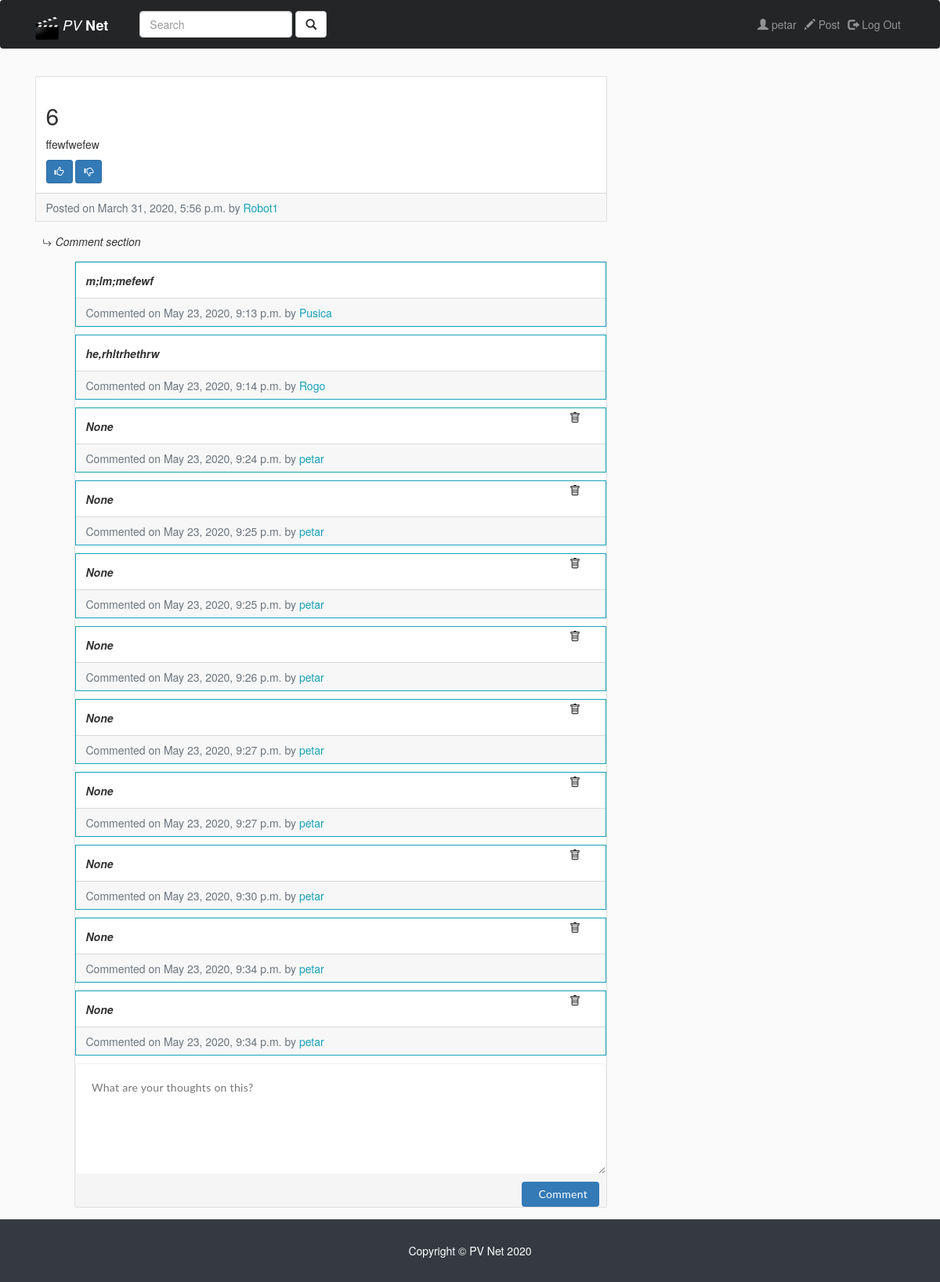
Page /entry/10/ (signed in) on the committed database.
### entries/models.py (models this page shows, shortened)
class Entry(models.Model):
    entry_title = models.CharField(max_length=50)
    entry_text = models.TextField()
    entry_date = models.DateTimeField(auto_now_add=True)
    entry_author = models.ForeignKey(User, on_delete = models.CASCADE)
    class Meta:
        verbose_name_plural = 'entries'

class Comment(models.Model):
    comment_author = models.ForeignKey(User, on_delete=models.CASCADE)
    comment_entry = models.ForeignKey(Entry, on_delete=models.CASCADE)
    comment_text = models.TextField(blank=True, null=True)
    comment_date = models.DateTimeField(auto_now_add=True)
    class Meta:
        verbose_name_plural = 'comments'

### entries/views.py (the view)
# urls.py: path('entry/<int:pk>/', EntryView.as_view(), name = 'entry-detail'),
class EntryView(LoginRequiredMixin, DetailView):
    model = Entry
    template_name = 'entries/entry_detail.html'
    context_object_name = "entry"
    def get_context_data(self, **kwargs):
        context = super().get_context_data(**kwargs)
        comments = Comment.objects.filter(comment_entry = context['entry'])
        context['comments'] = comments
        return context

### entries/templates/entries/entry_detail.html (shortened to what this page needs)
{% extends "entries/base.html" %}
{% block content %}
<div class="col-md-8 main">
  <div class="card mb-4 mt-4">
    <div class="card-body">
      <h2 class="card-title">{{ entry.entry_title }}</h2>
      <p class="card-text"> {{ entry.entry_text|linebreaks }}</p>
      <a href="" class="btn btn-primary btn-sm"> <span class="glyphicon glyphicon-thumbs-up"></span> </a>
      <a href="" class="btn btn-primary btn-sm"> <span class="glyphicon glyphicon-thumbs-down"></span> </a>
    </div>
    <div class="card-footer text-muted">
      Posted on {{ entry.entry_date }} by
    <a href="{% url 'profile' entry.entry_author.pk %}"><span class= "text-info mr-2">{{ entry.entry_author }}</span></a>
    </div>
  </div>
<i>Comment section</i>
<div id="comment-section">
  {% include "entries/comment.html" %}
</div>
</div>
{% endblock %}

### entries/templates/entries/base.html (shortened to what this page needs)
{% load static %}
<!DOCTYPE html>
<html lang="en">
<head>
  <link href="{% static "entries/vendor/bootstrap/css/bootstrap.min.css" %}" rel="stylesheet">
  <link rel="stylesheet" href="https://maxcdn.bootstrapcdn.com/bootstrap/3.3.7/css/bootstrap.min.css">
  <link href="{% static "entries/css/blog-home.css" %}" rel="stylesheet">
</head>
<body>
  <div class="wrapper">
  <nav class="navbar navbar-expand-lg navbar-dark bg-custom fixed-top">
    <div class="container">
      <a class="navbar-brand" href="{% url 'blog-home' %}"> <img src="{% static "photo/director.png" %}" width="30px" height="30px" class="d-inline-block align-top" style="background-color; white"> <i>PV </i><b>Net</b> </a>
      {% if user.is_authenticated %}
      <form class="navbar-form navbar-left" method="GET" action="{% url 'user_search' %}">
      <div class="form-group">
        <input type="text" class="form-control" name="search" placeholder="Search">
      </div>
      <button type="submit" class="btn btn-default"> <span class="glyphicon glyphicon-search"></span> </button>
    </form>
    {% endif %}
      <div class="collapse navbar-collapse" id="navbarResponsive">
      <ul class="nav navbar-nav navbar-right">
          {% if user.is_authenticated %}
          <li class="nav-item">
            <a class="nav-link" href="{% url 'profile' user.pk %}"> <span class="glyphicon glyphicon-user"> </span> {{user.username}}</a>
          </li>
          <li class="nav-item">
            <a class="nav-link" href="{% url 'create_entry' %}"> <span class="glyphicon glyphicon-pencil"></span> Post </a>
          </li>
          <li class="nav-item">
            <a class="nav-link" href="{% url 'logout' %}"> <span class="glyphicon glyphicon-log-out"> </span> Log Out</a>
          </li>
          {% endif %}
        </ul>
      </div>
    </div>
  </nav>
  <div class="container">
    <div class="row">
    {% block content %} {% endblock %}
    </div>
  </div>
  </div>
  <footer class="py-5 bg-dark">
    <div class="container">
      <p class="m-0 text-center text-white">Copyright &copy; PV Net 2020</p>
    </div>
  </footer>
</body>
</html>

### entries/templates/entries/comment.html (shortened to what this page needs)
<div class="card mb-4 mt-4 com">
    <div class="comment-section">
      {% for comment in comments %}
      <div class="border border-info mb-3">
        {% if entry.entry_author == request.user or comment.comment_author == request.user %}
      <form method="POST">
        <div class="delete-button">
            <button class="button" type="submit" id="delete-comment" value="{{ comment.pk }}" onclick="return confirm('Are you sure you want to delete this?')">
             </button>
        </div>
      </form>
        {% endif %}
        <div class="card-body">
          <p class="card-text"> <b><i>{{ comment.comment_text }}</i></b></p>
        </div>
        <div class="card-footer text-muted">
          Commented on {{ comment.comment_date }} by
          <a href="{% url 'profile' comment.comment_author.pk %}"><span class= "text-info mr-2">{{ comment.comment_author }}</span></a>
        </div>
      </div>
      {% endfor %}
			<div class="status-upload">
				<form method="POST">
					<textarea id="comment_text" placeholder="What are your thoughts on this?" ></textarea>
					<button id="comment" type="submit" value="{{ entry.pk }}" class="btn btn-primary"> Comment</button>
				</form>
			</div>
		</div>
  </div>

### entries/static/entries/css/blog-home.css (style rules this page uses)
.bg-custom, footer { background-color: #242526; }
.button, .button:focus, .button:hover, .button:visited { background: none; padding: 0px; border: none; }
.delete-button { display: flex; width: 95%; justify-content: flex-end; position: absolute; color: black; }
.com { margin-left: 50px; margin-top: 0; padding-top: 0; }
.wrapper { min-height: calc(100vh - 70px); }
body { background: #fafafa; }
.status-upload { background: none repeat scroll 0 0 #f5f5f5; -webkit-border-radius: 4px; -moz-border-radius: 4px; -ms-border-radius: 4px; -o-border-radius: 4px; border-radius: 4px; float: left; width: 100%; }
.status-upload form { float: left; width: 100%; }
.status-upload form textarea { background: none repeat scroll 0 0 #fff; border: medium none; -webkit-border-radius: 4px 4px 0 0; -moz-border-radius: 4px 4px 0 0; -ms-border-radius: 4px 4px 0 0; -o-border-radius: 4px 4px 0 0; border-radius: 4px 4px 0 0; color: black; float: left; font-family: Lato; font-size: 14px; height: 142px; letter-spacing: 0.3px; padding: 20px; width: 100%; resize:vertical; outline:none; border: 1px solid #F2F2F2; }
.status-upload form button { border: medium none; -webkit-border-radius: 4px; -moz-border-radius: 4px; -ms-border-radius: 4px; -o-border-radius: 4px; border-radius: 4px; color: #fff; float: right; font-family: Lato; font-size: 14px; letter-spacing: 0.3px; margin-right: 9px; margin-top: 9px; padding: 6px 15px; }

### rows in the picture
Entry: entry_title "6", entry_text "ffewfwefew", entry_date "March 31, 2020, 5:56 p.m.", entry_author "Robot1"
Comment: comment_text "m;lm;mefewf", comment_date "May 23, 2020, 9:13 p.m.", comment_author "Pusica"
Comment: comment_text "he,rhltrhethrw", comment_date "May 23, 2020, 9:14 p.m.", comment_author "Rogo"
Comment: {{ comment.pk }} 5 (drawn), comment_text "None", comment_date "May 23, 2020, 9:24 p.m.", comment_author "petar"
Comment: {{ comment.pk }} 6 (drawn), comment_text "None", comment_date "May 23, 2020, 9:25 p.m.", comment_author "petar"
Comment: {{ comment.pk }} 7 (drawn), comment_text "None", comment_date "May 23, 2020, 9:25 p.m.", comment_author "petar"
Comment: {{ comment.pk }} 8 (drawn), comment_text "None", comment_date "May 23, 2020, 9:26 p.m.", comment_author "petar"
Comment: {{ comment.pk }} 9 (drawn), comment_text "None", comment_date "May 23, 2020, 9:27 p.m.", comment_author "petar"
Comment: {{ comment.pk }} 10 (drawn), comment_text "None", comment_date "May 23, 2020, 9:27 p.m.", comment_author "petar"
Comment: {{ comment.pk }} 11 (drawn), comment_text "None", comment_date "May 23, 2020, 9:30 p.m.", comment_author "petar"
Comment: {{ comment.pk }} 12 (drawn), comment_text "None", comment_date "May 23, 2020, 9:34 p.m.", comment_author "petar"
Comment: {{ comment.pk }} 13 (drawn), comment_text "None", comment_date "May 23, 2020, 9:34 p.m.", comment_author "petar"

### other values in the picture
{{ user.username }} "petar"
